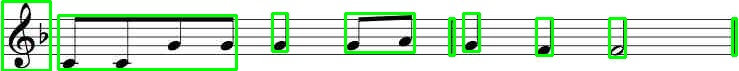
#> input picture resources/dataset_yolo/images/test/hush_notes_1_cut.jpg, 739 x 71 px; its folder holds only this picture in this run
$ python -i parser.py   (imports and definitions only)   (older library calls are emulated)
#> lines starting #> are read from the running program, lines starting #| are printed output that depends on the picture; after the words box and inside, x2 and y2 are one past the last pixel; in counts of white or black regions, pixels touching at a corner belong together
#> further down, picture is the input picture: shape (71, 739, 3); mean B, G, R 207.5, 227.7, 207.5
import cv2
import numpy as np
import imutils
from imutils import contours, perspective
from PIL import Image
import os
from typing import List, Tuple, Optional, Union, Any
from p2m.scoretyping import StaffLine, Note, Key

class PParser:

    def __init__(self):
        """Initialize the parser with empty attributes."""
        self.original_image = None
        self.image = None
        self.processed_image = None
        self.notes_contours = None
        self.original_shape = None
        self.resized_shape = None
        self.filename = None

    # [104 lines left out: functions load_image, imwrite, imshow, resize, not called in this run]

    def find_contours(self, image: np.ndarray, dilate_iterations: int = 3,
                      min_contour_area: int = 0, pad_size: int = 0) -> List[np.ndarray]:
        """
        Find contours in an image.

        Args:
            image (numpy.ndarray): The input image.
            dilate_iterations (int, optional): Number of dilation iterations to perform.
            min_contour_area (int, optional): Minimum area for a contour to be included.
            pad_size (int, optional): Padding to add around the image before processing.

        Returns:
            list: List of contours sorted from left to right.
        """
#> called with dilate_iterations = 3, min_contour_area = 0, pad_size = 0
        padded_image = self._add_padding(image, pad_size)
        if len(image.shape) == 3:
            gray_line = cv2.cvtColor(padded_image, cv2.COLOR_BGR2GRAY)
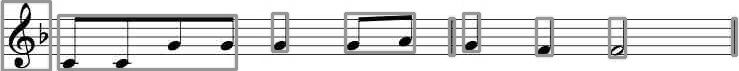
#> gray_line: shape (71, 739); min 0, max 255, mean 219.4
        else:
            gray_line = padded_image.copy()
        _, binary_line = cv2.threshold(gray_line, 127, 255, cv2.THRESH_BINARY)
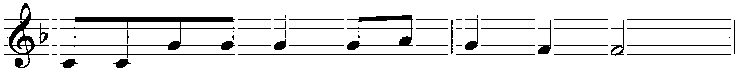
#> binary_line: shape (71, 739); 90.2% white; 54 black regions (21 under 20 px), largest, box (x1, y1, x2, y2) and area: (60, 17, 235, 58) 1528, (4, 3, 49, 68) 736, (347, 15, 413, 50) 566

        kernel = cv2.getStructuringElement(cv2.MORPH_RECT, (3, 3))
        dilated_image = cv2.dilate(binary_line, kernel, iterations=dilate_iterations)
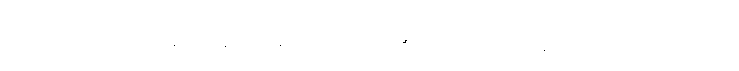
#> dilated_image: shape (71, 739); 100% white; black in thin lines or dots, all inside (x1, y1, x2, y2) = (174, 40, 545, 51)
        cnts = cv2.findContours(dilated_image.copy(), cv2.RETR_EXTERNAL,
                            cv2.CHAIN_APPROX_SIMPLE)
#> cnts = 1 contour; box (x1, y1, x2, y2) and area: (0, 0, 739, 71) 51660
        cnts = imutils.grab_contours(cnts)
#> cnts = [[[0, 0], [0, 70], [738, 70], [738, 0]]]
        cnts = [c for c in cnts if cv2.contourArea(c) > min_contour_area]

        if pad_size:
            for cnt in cnts:
                cnt[:, :, 0] -= pad_size
                cnt[:, :, 1] -= pad_size
        (cnts, _) = contours.sort_contours(cnts)
#> cnts = ([[0, 0], [0, 70], [738, 70], [738, 0]],)

        return cnts

    # [202 lines left out: functions find_staff_lines, find_notes, group_note_components, __merge_group, not called in this run]

    def _add_padding(self, image: np.ndarray, pad_size: int = 0) -> np.ndarray:
        """
        Add padding around an image.

        Args:
            image (numpy.ndarray): The input image.
            pad_size (int, optional): Size of padding to add on all sides. Defaults to 0.

        Returns:
            numpy.ndarray: The padded image.
        """
        if pad_size > 0:
            padded = cv2.copyMakeBorder(
                image,
                pad_size, pad_size, pad_size, pad_size,
                cv2.BORDER_CONSTANT,
                value=[255, 255, 255]
            )
            return padded
        return image

    def __mid_point(self, ptA, ptB):
        return ((ptA[0] + ptB[0]) / 2, (ptA[1] + ptB[1]) / 2)

    # [78 lines left out: functions draw_contours, extract_contours, not called in this run]

    def extract_element(self, bounds : Tuple[int, int, int, int]):
        x, y, w, h = bounds
        return self.image[y:y+h, x:x+w]

    # [57 lines left out: functions remove_staff_lines, draw_staff_lines, not called in this run]

>>> import cv2
>>> picture = cv2.imread('../../resources/dataset_yolo/images/test/hush_notes_1_cut.jpg')
>>> result = PParser().find_contours(picture)
#> result = ([[0, 0], [0, 70], [738, 70], [738, 0]],)

$ run again, on resources/dataset_yolo/images/test/kookaburra_notes_1_cut.jpg
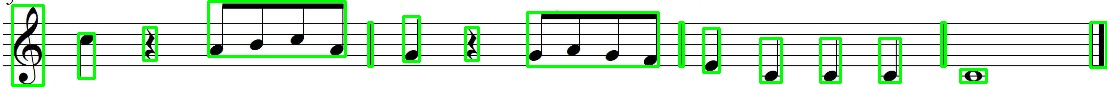
#> input picture resources/dataset_yolo/images/test/kookaburra_notes_1_cut.jpg, 1107 x 87 px
#> picture is the input picture: shape (87, 1107, 3); mean B, G, R 212.6, 229.7, 212.5
#> in find_contours, `gray_line = cv2.cvtColor(padded_image, cv2.COLOR_BGR2GRAY)`:
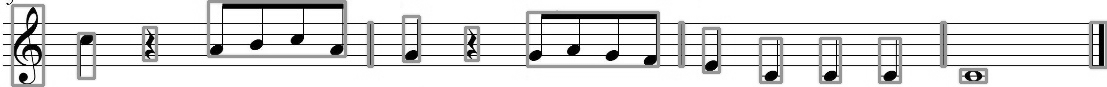
#> gray_line: shape (87, 1107); min 0, max 255, mean 222.6
#> in find_contours, `_, binary_line = cv2.threshold(gray_line, 127, 255, cv2.THRESH_BINARY)`:
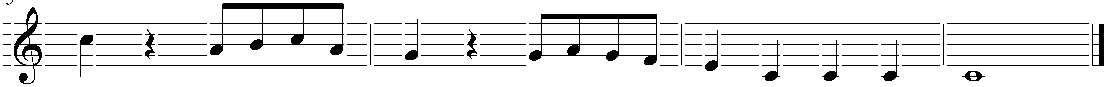
#> binary_line: shape (87, 1107); 90.4% white; 80 black regions (17 under 20 px), largest, box (x1, y1, x2, y2) and area: (210, 3, 344, 55) 1658, (529, 14, 657, 65) 1600, (14, 7, 42, 84) 681
#> dilated_image: shape (87, 1107); 99.9% white; black in thin lines or dots, all inside (x1, y1, x2, y2) = (84, 37, 892, 78)
#> in find_contours, `cnts = cv2.findContours(dilated_image.copy(), cv2.RETR_EXTERNAL, cv2.C..`: cnts = 1 contour; box (x1, y1, x2, y2) and area: (0, 0, 1107, 87) 95116
#> in find_contours, `cnts = imutils.grab_contours(cnts)`: cnts = [[[0, 0], [0, 86], [1106, 86], [1106, 0]]]
#> in find_contours, `(cnts, _) = contours.sort_contours(cnts)`: cnts = ([[0, 0], [0, 86], [1106, 86], [1106, 0]],)

$ run again, on resources/dataset_yolo/images/test/note_0_0_dup514.jpg
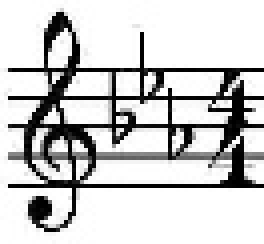
#> input picture resources/dataset_yolo/images/test/note_0_0_dup514.jpg, 66 x 61 px (shown 4 times larger)
#> picture is the input picture: shape (61, 66, 3); min 0, max 255, mean 203.4
#> in find_contours, `_, binary_line = cv2.threshold(gray_line, 127, 255, cv2.THRESH_BINARY)`:
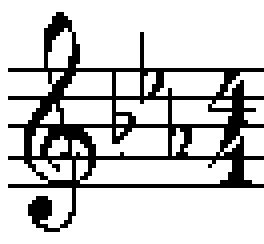
#> binary_line: shape (61, 66) (shown 4 times larger); 80.3% white; black in thin lines or dots, all inside (x1, y1, x2, y2) = (2, 3, 66, 58)
#> dilated_image: shape (61, 66); every value is 255
#> in find_contours, `cnts = cv2.findContours(dilated_image.copy(), cv2.RETR_EXTERNAL, cv2.C..`: cnts = 1 contour; box (x1, y1, x2, y2) and area: (0, 0, 66, 61) 3900
#> in find_contours, `cnts = imutils.grab_contours(cnts)`: cnts = [[[0, 0], [0, 60], [65, 60], [65, 0]]]
#> in find_contours, `(cnts, _) = contours.sort_contours(cnts)`: cnts = ([[0, 0], [0, 60], [65, 60], [65, 0]],)
